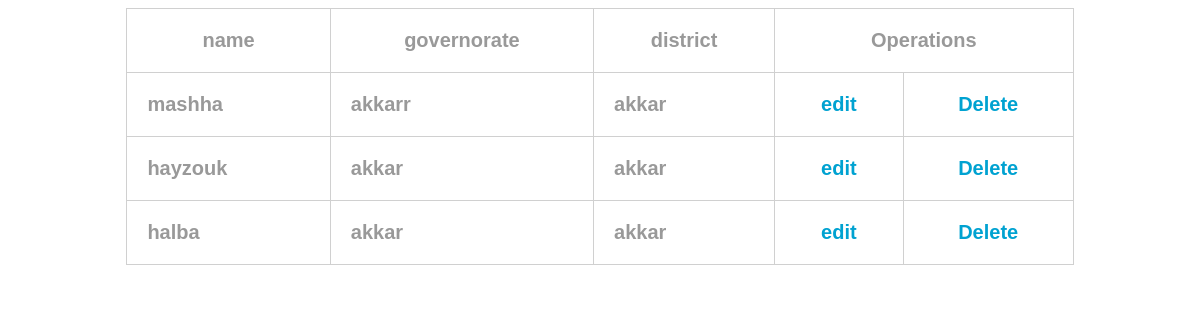
/ajaxtown.php, run on the app's committed database.
### tables this page shows
CREATE TABLE IF NOT EXISTS `town` (
  `id` int(11) NOT NULL AUTO_INCREMENT,
  `name` varchar(20) NOT NULL,
  `governorate` varchar(20) NOT NULL,
  `district` varchar(20) NOT NULL,
  `deletee` varchar(20) NOT NULL DEFAULT 'false',
  PRIMARY KEY (`id`)
);

### src/ajaxtown.php (the view, shortened to what this page needs)
<!DOCTYPE html>
<html>
<head>
  <link rel="stylesheet" type="text/css" media="screen" href="main.css" />
</head>
<body>
<center>
<center>
<div id="body">
 <div id="content">
    <table align="center">
    <th>name</th>
    <th>governorate</th>
    <th>district</th>
    <th colspan="2">Operations</th>
    <?php
    $con= mysqli_connect("localhost", "root","", "guide");
    $q=$_GET["q"];
 $sql_query="SELECT * FROM town where deletee='false' && (name like'$q%'|| governorate like'$q%')";
 $result=mysqli_query($con,$sql_query);
 while($row=mysqli_fetch_row($result))
 {
  ?>
        <tr>
        <td><?php echo $row[1]; ?></td>
        <td><?php echo $row[2]; ?></td>
        <td><?php echo $row[3]; ?></td>
  <td align="center">
  <a href="<?php echo "edittown.php?id=$row[0]" ?>"
  >edit</a>
   </td>
   <td align="center"><a href="<?php echo "delettown.php?id=$row[0]" ?>" >Delete</a></td>
        </tr>
        <?php
 }
 ?>
    </table>
    </div>
</div>
</center>
</body>
</html>

### src/css/main.css (style rules this page uses)
body { font-size: 20px; color: #212529; font-family: 'Lato', 'Times New Roman', serif; }
a { color: #212529; -webkit-transition: all 0.2s; -moz-transition: all 0.2s; transition: all 0.2s; }

### src/ajaxtown.php (style rules this page uses)
table { width:80%; font-family:Tahoma, Geneva, sans-serif; font-weight:bolder; color:#999; margin-bottom:80px; }
table a { text-decoration:none; color:#00a2d1; }
table,td,th { border-collapse:collapse; border:solid #d0d0d0 1px; padding:20px; }

### data on the page
town: name "mashha", governorate "akkarr", district "akkar"
town: name "hayzouk", governorate "akkar", district "akkar"
town: name "halba", governorate "akkar", district "akkar"
